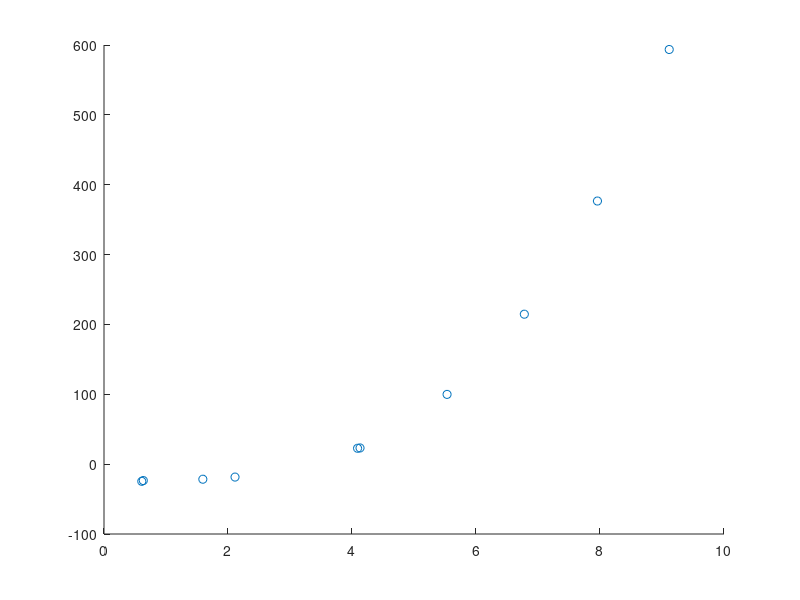

Here is the MATLAB script that generated this plot: (Note: this script raises an error after producing the figure.)
%HW6

% Problem 1. Curve fitting. 
% Part 1. Take 10 x values on the interval 0 < x <= 10 and then create y
% values from the x values by plugging the x values into a third order
% polynomial of your choice. Add random noise to the data by choosing a random number
% in the interval [-D, D]. Start with D = 1. Plot your data in the x-y plane.

x_values = sort(10*rand(10, 1));
y_values = (x_values.^3 - 2*x_values.^2 + 3*x_values - 25) + 2*rand(10,1)-1;
scatter(x_values, y_values);
    
% Part 2. Fit your data with polynomials from order 1 to 9. Plot the fitted
% polynomials together with the data. 

for ii = 1:9
    p = strcat('poly', num2str(ii));
    fit_ln = fit(x_values, y_values, p);
    plot(fit_ln, x_values, y_values);
    hold on;
end

% Part 3. On a separate plot, plot the R^2 and adjusted R^2 as a function
% of the order of the polynomial. 

rsquare = zeros(1,9);
radjust = zeros(1,9);
for ii = 1:9
    p = strcat('poly', num2str(ii));
    [FO, G] = fit(x_values, y_values, p);
    rsquare(ii) = G.rsquare;
    radjust(ii) = G.adjrsquare;
end

poly_order = 1:9;
subplot(1,2,1);
plot(poly_order, rsquare); title('rsquare');  hold on;
subplot(1,2,2);
plot(poly_order, radjust); title('radjust');

% Part 4. Repeat parts 1 - 3 for D = 10 and D = 1000. Comment on the
% results. 

% D = 10

x_values = sort(10*rand(10, 1));
y_values = (x_values.^3 - 2*x_values.^2 + 3*x_values - 25) + 20*rand(10,1)-10;
scatter(x_values, y_values);

for ii = 1:9
    p = strcat('poly', num2str(ii));
    fit_ln = fit(x_values, y_values, p);
    plot(fit_ln, x_values, y_values);
    hold on;
end

rsquare = zeros(1,9);
radjust = zeros(1,9);
for ii = 1:9
    p = strcat('poly', num2str(ii));
    [FO, G] = fit(x_values, y_values, p);
    rsquare(ii) = G.rsquare;
    radjust(ii) = G.adjrsquare;
end

poly_order = 1:9;
subplot(1,2,1);
plot(poly_order, rsquare); title('rsquare');  hold on;
subplot(1,2,2);
plot(poly_order, radjust); title('radjust');

% D = 1000

x_values = sort(10*rand(10, 1));
y_values = (x_values.^3 - 2*x_values.^2 + 3*x_values - 25) + 2000*rand(10,1)-1000;
scatter(x_values, y_values);

for ii = 1:9
    p = strcat('poly', num2str(ii));
    fit_ln = fit(x_values, y_values, p);
    plot(fit_ln, x_values, y_values);
    hold on;
end

rsquare = zeros(1,9);
radjust = zeros(1,9);
for ii = 1:9
    p = strcat('poly', num2str(ii));
    [FO, G] = fit(x_values, y_values, p);
    rsquare(ii) = G.rsquare;
    radjust(ii) = G.adjrsquare;
end

poly_order = 1:9;
subplot(1,2,1);
plot(poly_order, rsquare); title('rsquare');  hold on;
subplot(1,2,2);
plot(poly_order, radjust); title('radjust');

% As you increase the noise (from D = 1 to D = 10, or from D = 10 to D =
% 1000), it becomes increasingly harder to find a polynomial that will fit
% the x and y data. At higher noise, only very high-order polynomials
% will fit the x and y data with a reasonble R-squared value. At lower
% noise, some lower-order polynomials are still able to fit the x and y
% data fairly well.

% Part 5. Now repeat parts 1-3 but take 100 x values on the interval 0 < x <=
% 10. Comment on the results. 

x_values = sort(10*rand(100, 1));
y_values = (x_values.^3 - 2*x_values.^2 + 3*x_values - 25) + 2*rand(100,1)-1;
scatter(x_values, y_values);

for ii = 1:9
    p = strcat('poly', num2str(ii));
    fit_ln = fit(x_values, y_values, p);
    plot(fit_ln, x_values, y_values);
    hold on;
end

rsquare = zeros(1,9);
radjust = zeros(1,9);
for ii = 1:9
    p = strcat('poly', num2str(ii));
    [FO, G] = fit(x_values, y_values, p);
    rsquare(ii) = G.rsquare;
    radjust(ii) = G.adjrsquare;
end

poly_order = 1:9;
subplot(1,2,1);
plot(poly_order, rsquare); title('rsquare');  hold on;
subplot(1,2,2);
plot(poly_order, radjust); title('radjust');

% With 100 points taken rather than 10, the initial scatter plot of x and y
% values yields a smoother curve. This smoother curve makes the polynomial
% fitting process easier, and more lower-order polynomials fit the x and y
% data well. The R squared value more rapidly rises to near 1 after the 
% first or second order polynomial fits. 

% Problem 2. Basic statistics. 
% Part 1. Consider two different distributions - Gaussian numbers with a mean of
% 0 and variance 1 and Gaussian numbers with a mean of 1 and variance 1.
% (1) Make a plot of the average p-value for the t-test comparing N random
% numbers chosen from each of these two distributions as a function of N.

N = 100;
for ii = 1:N
    pval = [];
    for xx = 1:N %Find average p-value for given N over 100 trials
        dist1 = randn(1, ii);
        dist2 = 1 + randn(1, ii);
        [is_sig, pval(xx)] = ttest2(dist1, dist2);
    end
    avg_pval = sum(pval)/100;
    plot(ii, avg_pval, 'r.'); hold on;
end
xlabel('N'); ylabel('p-value');

% Part 2. Now keep the first distribution the same, but vary the mean of
% the second distribution between 0 and 10 with the same variance and
% repeat part one. Make a plot of all of these different curves on the same
% set of axes. What is special about the case where the mean of the second
% distribution is 0? 

N = 100;
for yy = 1:11 %Vary mean of second distribution (subtract by one later)
    for ii = 1:N
        pval = [];
        for xx = 1:N %Find average p-value for given N over 100 trials
            dist1 = randn(1, ii);
            dist2 = (yy-1) + randn(1, ii);
            [is_sig, pval(xx)] = ttest2(dist1, dist2);
        end
        avg_pval(yy, ii) = sum(pval)/100; %Create matrix of p-values per varying mean 
    end  
end
for ii = 1:11
    plot(1:N, avg_pval(ii, :));
    hold on;
end
xlabel('N'); ylabel('p-value');

% When second distribution has mean of 0, it is basically the same as
% distribution 1 and thus, the average p-value curve should be high, as 
% observed; increasing the mean will decrease the average p-value

% Part 3. Now keep the means of the two distributions at 0 and 1 as in part
% 1, but vary the variance of both distributions simultaneiously between 0.1 and 10 and plot the 
% p-values vs the number of numbers drawn as before. Comment on your results.  

N = 100;
for yy = 1:10 %Vary variances of both distributions (subtract by 0.9 later for 0.1 to 10 variance)
    for ii = 1:N
        pval = [];
        for xx = 1:N %Find average p-value for given N over 100 trials
            dist1 = (yy-0.9).*randn(1, ii);
            dist2 = 1 + (yy-0.9).*randn(1, ii);
            [is_sig, pval(xx)] = ttest2(dist1, dist2);
        end
        avg_pval(yy, ii) = sum(pval)/100; %Create matrix of p-values per varying variances 
    end  
end
for ii = 1:10
    plot(1:N, avg_pval(ii, :));
    hold on;
end
xlabel('N'); ylabel('p-value');

% This seems to produce more variation. As the variance for both
% distributions increase, the average p-value curves show higher average
% p-values; there starts to be very little statistical significance between
% the two distributions as the variance for both distributions increases. 